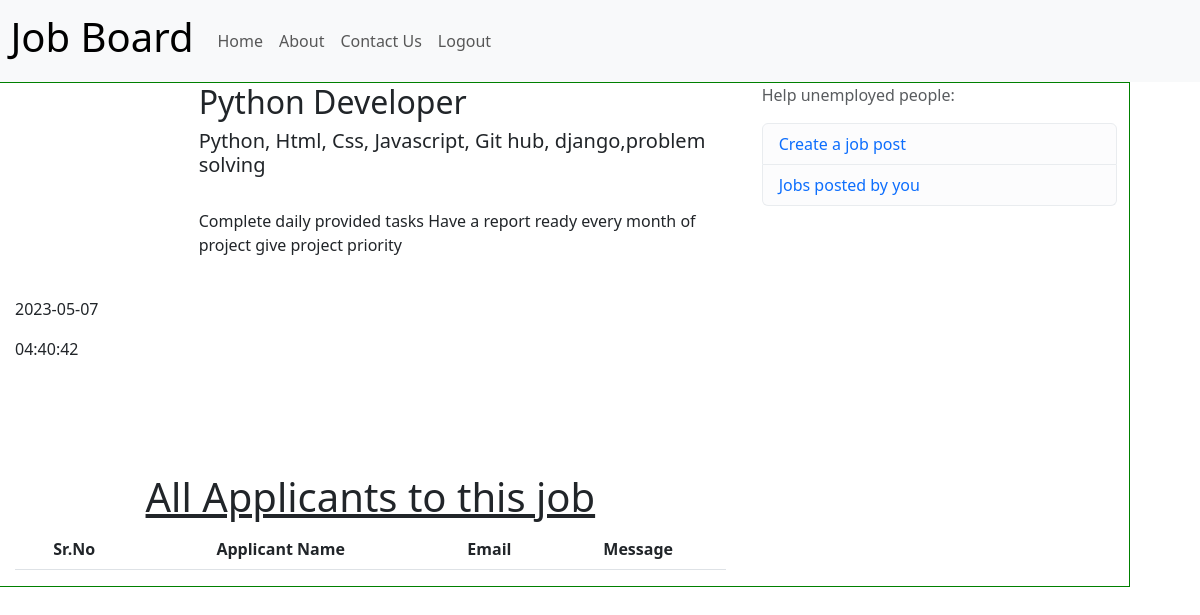
/r_see_all_applicants/6/, run on the app's committed database.
### login_page/models.py (models this page shows, shortened)
class Job(models.Model):
    recruiter_id = models.IntegerField(default=0)
    name = models.CharField(max_length=200, default="some string")
    skills = models.CharField(max_length=1000, default="some string")
    rep = models.CharField(max_length=1000, default="some string")
    date_posted = models.CharField(max_length=20, default="some string")
    time_posted = models.CharField(max_length=20, default="some string")

### login_page/views.py (the view)
# urls.py: path("r_see_all_applicants/<int:job_id>/", views.r_see_all_applicants, name="r_see_all_applicants"),
def r_see_all_applicants(request, job_id):
    applicants_to_show = JobsAppliedTo.objects.filter(job_id=int(job_id))
    job = Job.objects.filter(id=int(job_id))[0]
    print(type(job))
    alert = True
    context = {
        "job_id": job_id,
        "applicants_to_show": applicants_to_show,
        "alert": alert,
        "job": job,
    }
    return render(request, "login_page/r_see_all_applicants.html", context)

### login_page/Templates/login_page/r_see_all_applicants.html (shortened to what this page needs)
{% extends 'login_page/base.html' %}
{% block logout %}
<li class="nav-item active">
  <a class="nav-link" href="/">Logout</a>
</li>
{% endblock %}
{% block body %}
<main role="main" class="container" style="border:1px solid green; margin-top: 0px; margin-left: -10px; margin-right: -10px; margin-bottom: 0px;">
  <div class="row">
    <div class="col-md-8">
        <div class="wrapper">
            <div class="container-fluid">
              <div class="row content">
                <div class="col-sm-3 sidenav">
                    <br>
                </div>
                <div class="col-sm-9">
                  <h2>{{ job.name }}</h2>
                  <h5><span class="label label-danger">{{ job.skills }}</span></h5><br>
                  <p>{{ job.rep }}
                      <br><br>
                </div>
              </div>
            </div>
            <footer class="container-fluid">
                <p>{{ job.date_posted }}</p>
                <p>{{ job.time_posted }}</p>
            </footer>
        </div>
        <br><br><br>
        <div class="container mt-4">
            <h1 class="text-center"><u>All Applicants to this job</u></h1>
            <table class="table table-hover" id="example">
                <thead>
                    <tr class="text-center">
                        <th>Sr.No</th>
                        <th>Applicant Name</th>
                        <th>Email</th>
                        <th>Message</th>
                    </tr>
                </thead>
            </table>
        </div>
    </div>
    <div class="col-md-4">
      <div class="content-section">
        <p class='text-muted'>Help unemployed people:</p>
        <ul class="list-group">
          <li class="list-group-item list-group-item-light"><a href="../r_write_job/" style="text-decoration: none;">Create a job post</a></li>
          <li class="list-group-item list-group-item-light"><a href="../r_posted_jobs/" style="text-decoration: none;">Jobs posted by you</a></li>
        </ul>
      </div>
    </div>
  </div>
</main>
{% endblock %}

### data on the page
Job: name "Python Developer", skills "Python, Html, Css, Javascript, Git hub, django,problem solving", rep "Complete daily provided tasks Have a report ready every month of project give project priority", date_posted "2023-05-07", time_posted "04:40:42"
